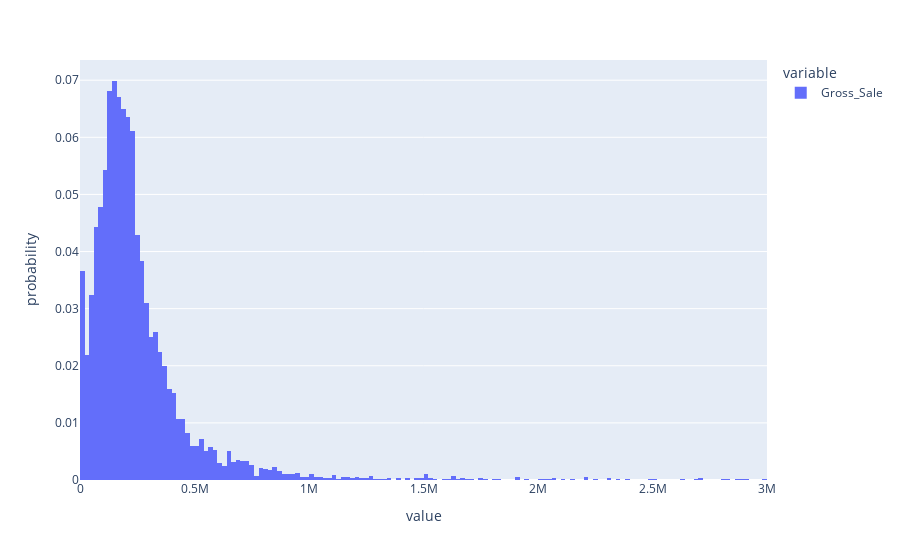

Write notebook code for a chart like this one.
### Markdown cell above
## Adjustment of x-axis 
Since histogram shows that our data is right-skewed, we make adjustments to range of  x-axis to make histogram more visible.

### Code cell
# Make adjustments to range of  x-axis to make histogram more visible

px.histogram(property_sales['Gross_Sale'], histnorm='probability',nbins=10000, range_x=[0,3000000])

### Figure 1 — Plotly figure (JSON) as saved in the notebook; plotly's stock layout.template omitted (floating-point values rounded to 4 significant figures; data arrays with more than 128 entries replaced by an {"elided": "..."} marker saying what was removed)
{"data": [{"alignmentgroup": "True", "bingroup": "x", "histnorm": "probability", "hovertemplate": "variable=Gross_Sale<br>value=%{x}<br>probability=%{y}<extra></extra>", "legendgroup": "Gross_Sale", "marker": {"color": "#636efa", "pattern": {"shape": ""}}, "name": "Gross_Sale", "nbinsx": 10000, "offsetgroup": "Gross_Sale", "orientation": "v", "showlegend": true, "type": "histogram", "x": {"elided": "10006 int values"}, "xaxis": "x", "yaxis": "y"}], "layout": {"barmode": "relative", "legend": {"title": {"text": "variable"}, "tracegroupgap": 0}, "margin": {"t": 60}, "xaxis": {"anchor": "y", "domain": [0, 1], "range": [0, 3000000], "title": {"text": "value"}}, "yaxis": {"anchor": "x", "domain": [0, 1], "title": {"text": "probability"}}}}
